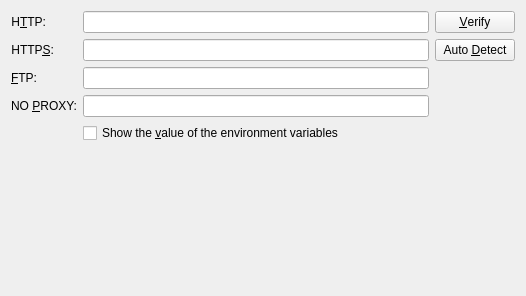
<ui version="4.0" >
 <class>EnvVarProxyDlgUI</class>
 <widget class="QWidget" name="EnvVarProxyDlgUI" >
  <property name="geometry" >
   <rect>
    <x>0</x>
    <y>0</y>
    <width>526</width>
    <height>296</height>
   </rect>
  </property>
  <layout class="QGridLayout" name="gridLayout" >
   <item row="0" column="0" >
    <layout class="QFormLayout" name="formLayout" >
     <item row="0" column="0" >
      <widget class="QLabel" name="lbHttp" >
       <property name="whatsThis" >
        <string>&lt;qt>
Enter the name of the environment variable, e.g. &lt;b>HTTP_PROXY&lt;/b>, used to store the address of the HTTP proxy server.&lt;p>
Alternatively, you can click on the &lt;b>"Auto Detect"&lt;/b> button to attempt automatic discovery of this variable.&lt;/p&gt;
&lt;/qt></string>
       </property>
       <property name="text" >
        <string>H&amp;TTP:</string>
       </property>
       <property name="alignment" >
        <set>Qt::AlignRight|Qt::AlignTrailing|Qt::AlignVCenter</set>
       </property>
       <property name="wordWrap" >
        <bool>false</bool>
       </property>
       <property name="buddy" >
        <cstring>leHttp</cstring>
       </property>
      </widget>
     </item>
     <item row="0" column="1" >
      <widget class="KLineEdit" name="leHttp" >
       <property name="sizePolicy" >
        <sizepolicy vsizetype="Fixed" hsizetype="Expanding" >
         <horstretch>0</horstretch>
         <verstretch>0</verstretch>
        </sizepolicy>
       </property>
       <property name="whatsThis" >
        <string>&lt;qt>
Enter the name of the environment variable, e.g. &lt;b>HTTP_PROXY&lt;/b>, used to store the address of the HTTP proxy server.&lt;p>
Alternatively, you can click on the &lt;b>"Auto Detect"&lt;/b> button to attempt automatic discovery of this variable.&lt;/p&gt;
&lt;/qt></string>
       </property>
      </widget>
     </item>
     <item row="1" column="0" >
      <widget class="QLabel" name="lbHttps" >
       <property name="whatsThis" >
        <string>&lt;qt>
Enter the name of the environment variable, e.g. &lt;b>HTTPS_PROXY&lt;/b>, used to store the address of the HTTPS proxy server.&lt;p>
Alternatively, you can click on the &lt;b>"Auto Detect"&lt;/b> button to attempt an automatic discovery of this variable.&lt;/p&gt;
&lt;/qt></string>
       </property>
       <property name="text" >
        <string>HTTP&amp;S:</string>
       </property>
       <property name="alignment" >
        <set>Qt::AlignRight|Qt::AlignTrailing|Qt::AlignVCenter</set>
       </property>
       <property name="wordWrap" >
        <bool>false</bool>
       </property>
       <property name="buddy" >
        <cstring>leHttps</cstring>
       </property>
      </widget>
     </item>
     <item row="1" column="1" >
      <widget class="KLineEdit" name="leHttps" >
       <property name="sizePolicy" >
        <sizepolicy vsizetype="Fixed" hsizetype="Expanding" >
         <horstretch>0</horstretch>
         <verstretch>0</verstretch>
        </sizepolicy>
       </property>
       <property name="whatsThis" >
        <string>&lt;qt>
Enter the name of the environment variable, e.g. &lt;b>HTTPS_PROXY&lt;/b>, used to store the address of the HTTPS proxy server.&lt;p>
Alternatively, you can click on the &lt;b>"Auto Detect"&lt;/b> button to attempt an automatic discovery of this variable.&lt;/p&gt;
&lt;/qt></string>
       </property>
      </widget>
     </item>
     <item row="2" column="0" >
      <widget class="QLabel" name="lbFtp" >
       <property name="whatsThis" >
        <string>&lt;qt>
Enter the name of the environment variable, e.g. &lt;b>FTP_PROXY&lt;/b>, used to store the address of the FTP proxy server.&lt;p>
Alternatively, you can click on the &lt;b>"Auto Detect"&lt;/b> button to attempt an automatic discovery of this variable.&lt;/p&gt;
&lt;/qt></string>
       </property>
       <property name="text" >
        <string>&amp;FTP:</string>
       </property>
       <property name="alignment" >
        <set>Qt::AlignRight|Qt::AlignTrailing|Qt::AlignVCenter</set>
       </property>
       <property name="wordWrap" >
        <bool>false</bool>
       </property>
       <property name="buddy" >
        <cstring>leFtp</cstring>
       </property>
      </widget>
     </item>
     <item row="2" column="1" >
      <widget class="KLineEdit" name="leFtp" >
       <property name="sizePolicy" >
        <sizepolicy vsizetype="Fixed" hsizetype="Expanding" >
         <horstretch>0</horstretch>
         <verstretch>0</verstretch>
        </sizepolicy>
       </property>
       <property name="whatsThis" >
        <string>&lt;qt>
Enter the name of the environment variable, e.g. &lt;b>FTP_PROXY&lt;/b>, used to store the address of the FTP proxy server.&lt;p>
Alternatively, you can click on the &lt;b>"Auto Detect"&lt;/b> button to attempt an automatic discovery of this variable.&lt;/p&gt;
&lt;/qt></string>
       </property>
      </widget>
     </item>
     <item row="3" column="0" >
      <widget class="QLabel" name="lnNoProxy" >
       <property name="whatsThis" >
        <string>&lt;qt>
Enter the environment variable, e.g. &lt;b>NO_PROXY&lt;/b>, used to store the addresses of sites for which the proxy server should not be used.&lt;p>
Alternatively, you can click on the &lt;b>"Auto Detect"&lt;/b> button to attempt an automatic discovery of this variable.
&lt;/qt></string>
       </property>
       <property name="text" >
        <string>NO &amp;PROXY:</string>
       </property>
       <property name="alignment" >
        <set>Qt::AlignRight|Qt::AlignTrailing|Qt::AlignVCenter</set>
       </property>
       <property name="wordWrap" >
        <bool>false</bool>
       </property>
       <property name="buddy" >
        <cstring>leNoProxy</cstring>
       </property>
      </widget>
     </item>
     <item row="3" column="1" >
      <widget class="KLineEdit" name="leNoProxy" >
       <property name="sizePolicy" >
        <sizepolicy vsizetype="Fixed" hsizetype="Expanding" >
         <horstretch>0</horstretch>
         <verstretch>0</verstretch>
        </sizepolicy>
       </property>
       <property name="whatsThis" >
        <string>&lt;qt>
Enter the environment variable, e.g. &lt;b>NO_PROXY&lt;/b>, used to store the addresses of sites for which the proxy server should not be used.&lt;p>
Alternatively, you can click on the &lt;b>"Auto Detect"&lt;/b> button to attempt an automatic discovery of this variable.
&lt;/qt></string>
       </property>
      </widget>
     </item>
     <item row="4" column="1" >
      <widget class="QCheckBox" name="cbShowValue" >
       <property name="text" >
        <string>Show the &amp;value of the environment variables</string>
       </property>
      </widget>
     </item>
    </layout>
   </item>
   <item row="0" column="1" >
    <layout class="QVBoxLayout" >
     <item>
      <widget class="QPushButton" name="pbVerify" >
       <property name="whatsThis" >
        <string>&lt;qt>Verify whether or not the environment variable names you supplied are valid. If an environment variable is not found, the associated labels will be &lt;b>highlighted&lt;/b> to indicate that they are invalid.&lt;/qt></string>
       </property>
       <property name="text" >
        <string>&amp;Verify</string>
       </property>
      </widget>
     </item>
     <item>
      <widget class="QPushButton" name="pbDetect" >
       <property name="whatsThis" >
        <string>&lt;qt>Attempt automatic discovery of the environment variables used for setting system wide proxy information.&lt;p> This feature works by searching for commonly used variable names such as HTTP_PROXY, FTP_PROXY and NO_PROXY.&lt;/qt></string>
       </property>
       <property name="text" >
        <string>Auto &amp;Detect</string>
       </property>
      </widget>
     </item>
     <item>
      <spacer>
       <property name="orientation" >
        <enum>Qt::Vertical</enum>
       </property>
       <property name="sizeType" >
        <enum>QSizePolicy::MinimumExpanding</enum>
       </property>
       <property name="sizeHint" stdset="0" >
        <size>
         <width>16</width>
         <height>51</height>
        </size>
       </property>
      </spacer>
     </item>
    </layout>
   </item>
   <item row="1" column="0" >
    <spacer>
     <property name="orientation" >
      <enum>Qt::Vertical</enum>
     </property>
     <property name="sizeType" >
      <enum>QSizePolicy::MinimumExpanding</enum>
     </property>
     <property name="sizeHint" stdset="0" >
      <size>
       <width>20</width>
       <height>20</height>
      </size>
     </property>
    </spacer>
   </item>
  </layout>
 </widget>
 <customwidgets>
  <customwidget>
   <class>KLineEdit</class>
   <extends>QLineEdit</extends>
   <header>klineedit.h</header>
  </customwidget>
 </customwidgets>
 <tabstops>
  <tabstop>leHttp</tabstop>
  <tabstop>leHttps</tabstop>
  <tabstop>leFtp</tabstop>
  <tabstop>leNoProxy</tabstop>
  <tabstop>pbVerify</tabstop>
  <tabstop>pbDetect</tabstop>
 </tabstops>
 <resources/>
 <connections/>
</ui>
